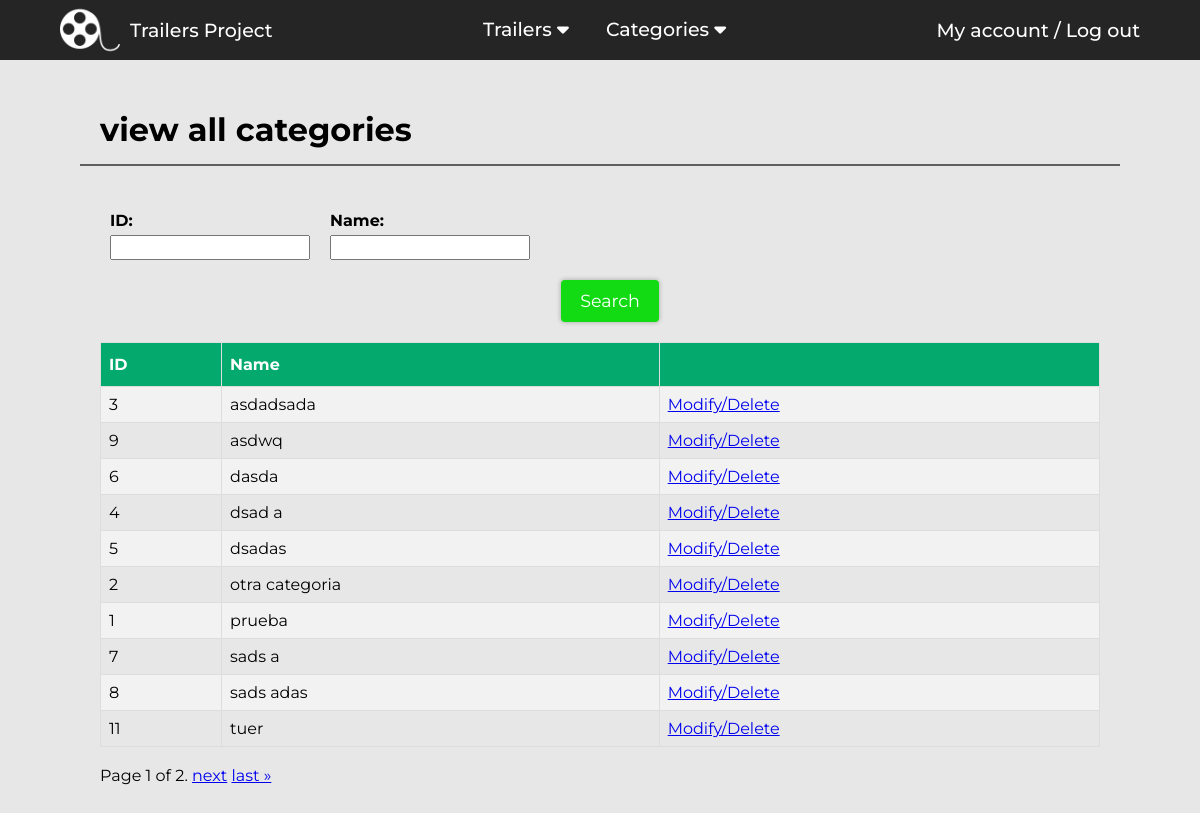
Page /trailers/view-categories/ (signed in) on the earlier database version.
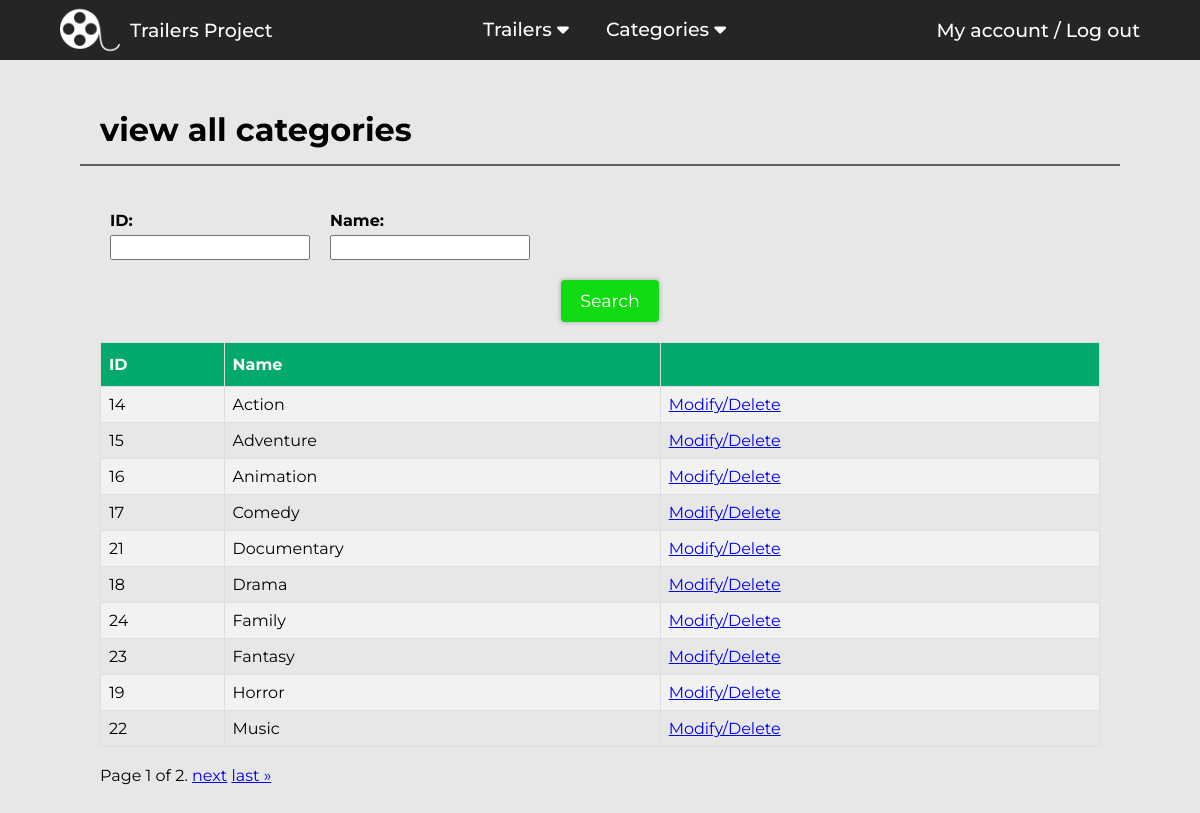
Same page on the later database version.
### Trailers/models.py (models this page shows, shortened)
class Category(models.Model):
    name=models.TextField(max_length=50, unique=True)

### Trailers/views.py (the view)
# urls.py: path('view-categories/', login_required(views.viewCategories), name="viewCategories"),
def viewCategories(request):
    categories = Category.objects.all().order_by("name")
    context = {}
    try:
        context["id"]=request.GET["id"]
        categories = categories.filter(id=context["id"])
    except:
        pass
    try:
        context["name"]=request.GET["name"]
        categories=categories.filter(name__icontains=context["name"])
        categories = categories.annotate(
            k1 = Case(
                When(name__icontains=context["name"], then=Value(1.0)),
                default=Value(0.0),
                output_field=FloatField(),
            ),
            k2 = Case(
                When(name=context["name"], then=Value(1.0)),
                default=Value(0.0),
                output_field=FloatField(),
            ),
            rank= F("k1")+ F("k2"),
        ).order_by("-rank")
    except Exception as e:
        pass
    paginator = Paginator(categories, 10)
    page = 1
    try:
        page = request.GET.get('page')
    except:
        pass
    categories = paginator.get_page(page)
    context["categories"]=categories
    return render(request, "trailers/view-categories.html",context)

### templates/trailers/view-categories.html (shortened to what this page needs)
{% extends "base.html" %}
{% block head %}
<link rel="stylesheet" href="/static/css/search.css">
<link rel="stylesheet" href="/static/css/table.css">
{% endblock head %}
{% block content %}
<h1>view all categories</h1>
<hr class="hr-separator">
<div class="view-content">
    <div class="search-container">
        <div class="all-params-container">
            <div class="param-container">
                    <h4>ID:</h4>
                    <input type="text" id="id-input" value="{{id}}">
            </div>
            <div class="param-container">
                    <h4>Name:</h4>
                    <input type="text" id="name-input" value="{{name}}">
            </div>
        </div>
        <div class="container-center">
            <button type="button" class="btn-save" id="searchBtn">Search</button>
        </div>
    </div>
    <div class="table-container">
        <table class="table">
            <tr>
                <th>ID</th>
                <th>Name</th>
                <th></th>
            </tr>
            {% for category in categories %}
                <tr>
                    <td>{{category.id}}</td>
                    <td>{{category.name}}</td>
                    <td><a href="{% url 'Trailers:modifyCategory' category.id %}">Modify/Delete</a></td>
                </tr>
            {% endfor %}
        </table>
    </div>
    <br>
    <span >
        <span class="current">
            Page {{ categories.number }} of {{ categories.paginator.num_pages }}.
        </span>
        {% if categories.has_next %}
            <a href="?page={{ categories.next_page_number }}">next</a>
            <a href="?page={{ categories.paginator.num_pages }}">last &raquo;</a>
        {% endif %}
    </span>
</div>
{% endblock content %}

Differences in the rows shown:
removed Category: id "3", name "asdadsada"
removed Category: id "9", name "asdwq"
removed Category: id "6", name "dasda"
removed Category: id "4", name "dsad a"
removed Category: id "5", name "dsadas"
removed Category: id "2", name "otra categoria"
removed Category: id "1", name "prueba"
removed Category: id "7", name "sads a"
removed Category: id "8", name "sads adas"
removed Category: id "11", name "tuer"
added Category: id "14", name "Action"
added Category: id "15", name "Adventure"
added Category: id "16", name "Animation"
added Category: id "17", name "Comedy"
added Category: id "21", name "Documentary"
added Category: id "18", name "Drama"
added Category: id "24", name "Family"
added Category: id "23", name "Fantasy"
added Category: id "19", name "Horror"
added Category: id "22", name "Music"
